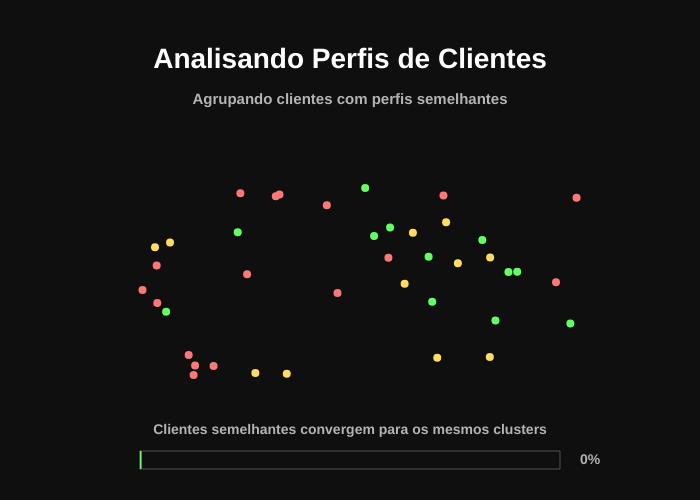
Frame 1 (no input)
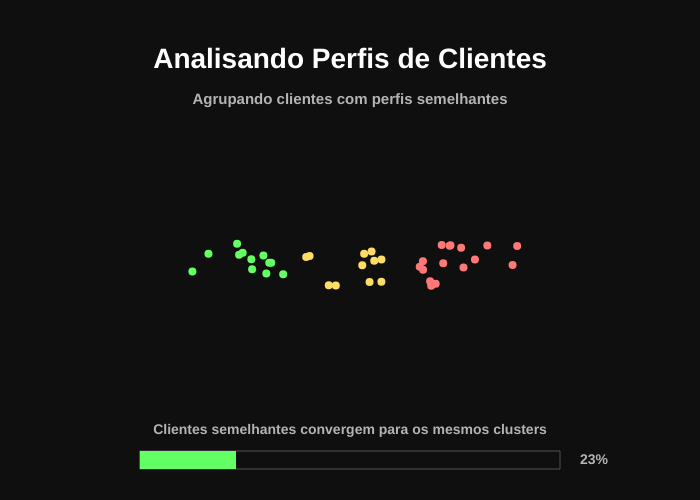
Frame 60 (no input)
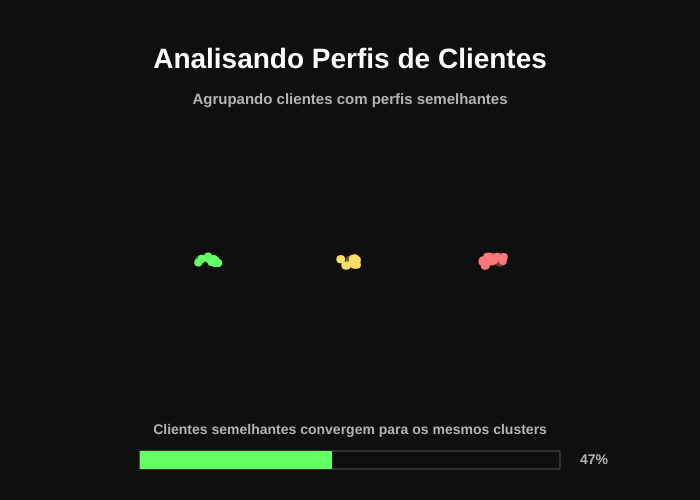
Frame 120 (the mouse pressed at the canvas centre since frame 60)

The p5.js sketch that drew these frames (run headless with seeded random() and noise() and a simulated clock; from frame 60 on, the mouse is pressed at the canvas centre):

// p5.js sketch
// ── sketch.js
let currentPage = 0;

let customers = [];
let approvedBars = [];

let loadingProgress = 0;

function setup() {

  createCanvas(700, 500);

  rectMode(CENTER);
  textAlign(CENTER, CENTER);


  for (let i = 0; i < 40; i++) {

    customers.push({

      x: random(120, 580),
      y: random(180, 380),

      income: random(),
      risk: random()
    });
  }


  for (let i = 0; i < 7; i++) {

    approvedBars.push(random(4000, 20000));
  }
}

function draw() {

  background(15);


  loadingProgress += 0.4;

  
  if (loadingProgress >= 100) {

  loadingProgress = 0;

  currentPage++;

  if (currentPage > 2) {

    currentPage = 0;

    resetClusters();
  }
}



  if (currentPage === 0) {

    loadingText("Analisando Perfis de Clientes");

    loadingClusters();
  }

  if (currentPage === 1) {

    loadingText("Otimizando Política de Crédito");

    loadingOptimization();
  }

  if (currentPage === 2) {

    loadingText("Gerando Limites Recomendados");

    loadingResults();
  }

  drawProgressBar();
}


function loadingText(message) {

  fill(255);

  textStyle(BOLD);

  textSize(28);

  text(message, width / 2, 60);
}


function drawProgressBar() {

  noFill();

  stroke(80);

  rect(width / 2, 460, 420, 18);


  noStroke();

  fill(100, 255, 100);

  rect(
    140 + loadingProgress * 2,
    460,
    loadingProgress * 4,
    18
  );


  fill(180);

  textSize(14);

  textAlign(LEFT, CENTER);

  text(
    floor(loadingProgress) + "%",
    width / 2 + 230,
    460
  );


  textAlign(CENTER, CENTER);
}



function loadingClusters() {

  fill(180);

  textSize(15);

  text(
    "Agrupando clientes com perfis semelhantes",
    width / 2,
    100
  );


  let centers = [

    { x: 200, y: 260, color: [100, 255, 100] },
    { x: 350, y: 260, color: [255, 220, 100] },
    { x: 500, y: 260, color: [255, 120, 120] }
  ];


  let counts = [0, 0, 0];


  for (let customer of customers) {

    let clusterIndex;

    if (customer.risk < 0.3) {

      clusterIndex = 0;

    } else if (customer.risk < 0.6) {

      clusterIndex = 1;

    } else {

      clusterIndex = 2;
    }

    customer.cluster = clusterIndex;

    counts[clusterIndex]++;
  }


  for (let customer of customers) {

    let target = centers[customer.cluster];


    customer.x = lerp(customer.x, target.x, 0.025);

    customer.y = lerp(customer.y, target.y, 0.025);

    fill(
      target.color[0],
      target.color[1],
      target.color[2]
    );

    noStroke();

    circle(customer.x, customer.y, 8);
  }


  let clusterAppearance =
    map(loadingProgress, 40, 100, 0, 1);

  clusterAppearance =
    constrain(clusterAppearance, 0, 1);

  for (let i = 0; i < centers.length; i++) {

    let clusterSize =
      counts[i] * 6 * clusterAppearance;

    fill(
      centers[i].color[0],
      centers[i].color[1],
      centers[i].color[2],
      100
    );

    circle(
      centers[i].x,
      centers[i].y,
      clusterSize
    );
  }


  fill(180);

  textSize(14);

  text(
    "Clientes semelhantes convergem para os mesmos clusters",
    width / 2,
    430
  );
}


function resetClusters() {

  for (let customer of customers) {


    customer.x = random(120, 580);

    customer.y = random(180, 380);
  }
}

function loadingOptimization() {

  fill(180);

  textSize(15);

  text(
    "Resolvendo problema de otimização linear",
    width / 2,
    100
  );



  stroke(100);

  line(120, 380, 560, 380);
  line(120, 140, 120, 380);


  noStroke();

  fill(180);

  textSize(13);

  text("Risco", 560, 400);
  text("Retorno", 85, 140);


  strokeWeight(2);

  stroke(255, 120, 120);

  line(120, 340, 520, 180);

  stroke(100, 180, 255);

  line(180, 150, 540, 340);

  stroke(255, 220, 100);

  line(250, 380, 420, 150);


  noStroke();

  fill(100, 255, 120, 70);

  beginShape();

  vertex(260, 320);
  vertex(390, 230);
  vertex(470, 280);
  vertex(360, 340);

  endShape(CLOSE);


  stroke(255);

  strokeWeight(2);

  let lineOffset =
    map(loadingProgress, 0, 100, -80, 60);


  let optimalX =
    map(loadingProgress, 0, 100, 280, 390);

  let optimalY =
    map(loadingProgress, 0, 100, 320, 240);

  noStroke();

  fill(255);

  circle(optimalX, optimalY, 18);


  fill(180);

  textSize(14);

  text(
    "Explorando soluções viáveis até encontrar o melhor limite",
    width / 2,
    430
  );
}

function loadingResults() {

  fill(180);

  textSize(15);

  text(
    "Gerando recomendação final de limites",
    width / 2,
    100
  );

  for (let i = 0; i < approvedBars.length; i++) {


    let targetHeight = approvedBars[i] / 120;

    let animatedHeight =
      map(
        loadingProgress,
        0,
        100,
        0,
        targetHeight
      );

    if (animatedHeight < 80) {

      fill(100, 255, 100);

    } else if (animatedHeight < 120) {

      fill(255, 220, 100);

    } else {

      fill(255, 120, 120);
    }

    rect(
      170 + i * 55,
      360 - animatedHeight / 2,
      32,
      animatedHeight
    );

    fill(255);

    textSize(11);

    text(
      "R$" + floor(animatedHeight * 120),
      170 + i * 55,
      390
    );
  }
}
